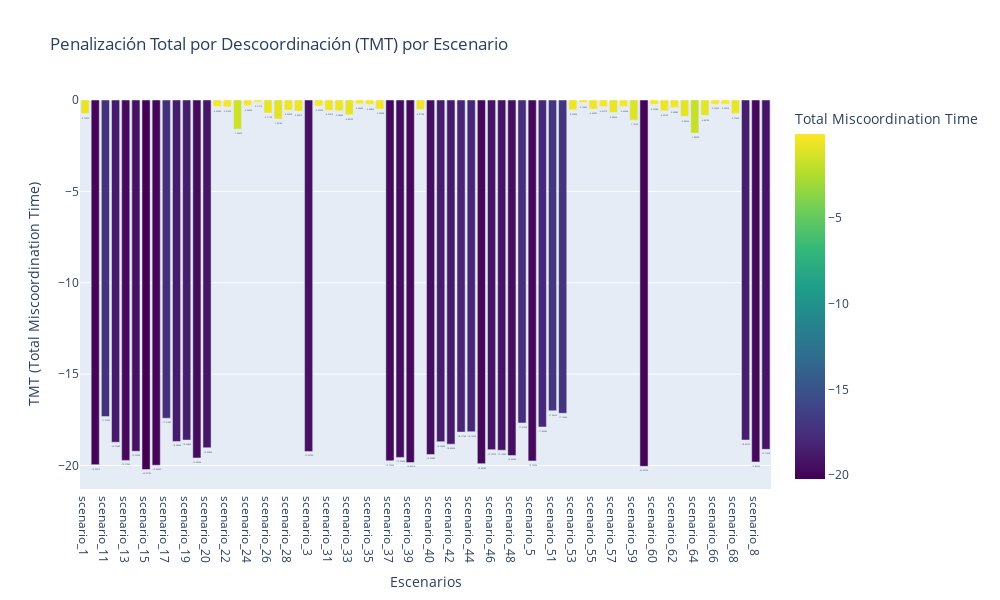
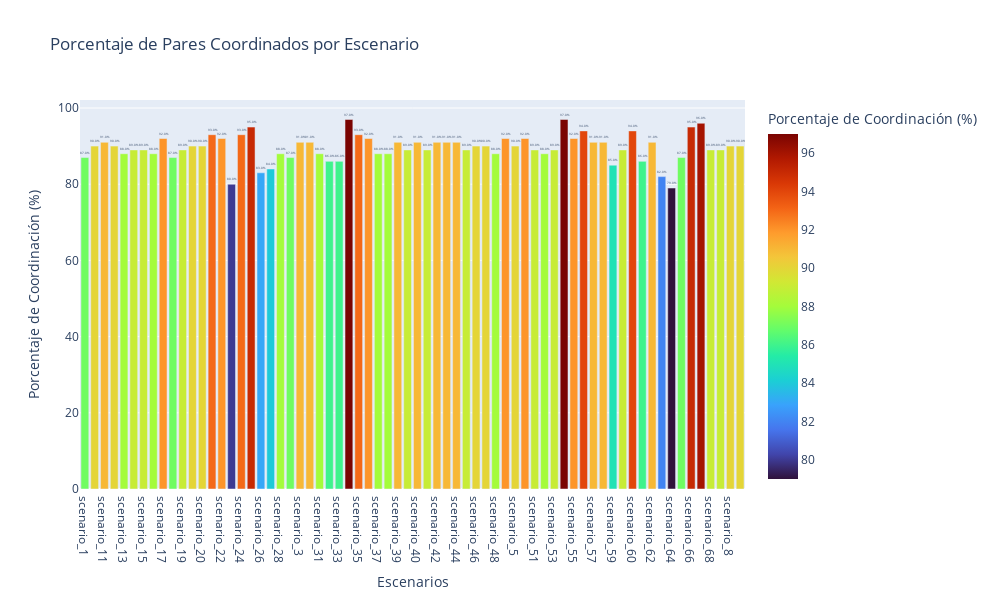

Notebook source saved alongside these figures, in order:
### Markdown cell above
# Analisys

### Code cell
import json
import os
import copy
import plotly.express as px
import plotly.graph_objects as go
import pandas as pd
import numpy as np

# --- Constantes ---
CTI = 0.2  # Intervalo de tiempo de coordinación típico (en segundos)

# --- Ruta del archivo ---
input_file = "/Users/gustavo/Documents/Projects/TESIS_UNAL/ADAPTIVE_ALGORITHM/data/processed/independent_relay_pairs_optimization.json"

def analyze_all_scenarios():
    try:
        # 1. Cargar el archivo JSON
        print(f"Cargando datos desde: {input_file}")
        with open(input_file, 'r') as f:
            relay_pairs_data = json.load(f)
        
        if not isinstance(relay_pairs_data, list):
            raise TypeError(f"Error: El archivo {input_file} no contiene una lista JSON.")
        
        # Diccionarios para almacenar datos por escenario
        scenario_results = {}  # Estructura: {scenario_id: {'tmt': valor, 'coordinated': cantidad, 'uncoordinated': cantidad}}
        
        # 2. Procesar cada par y agrupar por escenario
        print("Calculando TMT por escenario...")
        total_pairs_read = 0
        skipped_pairs_count = 0
        
        for pair_entry in relay_pairs_data:
            total_pairs_read += 1
            if not isinstance(pair_entry, dict):
                skipped_pairs_count += 1
                continue
            
            scenario_id = pair_entry.get("scenario_id")
            if not scenario_id:
                skipped_pairs_count += 1
                continue
                
            # Inicializar datos del escenario si es la primera vez
            if scenario_id not in scenario_results:
                scenario_results[scenario_id] = {
                    'tmt': 0, 
                    'coordinated': 0, 
                    'uncoordinated': 0,
                    'total_valid': 0
                }
            
            # Obtener información de los relés
            main_relay_info = pair_entry.get('main_relay')
            backup_relay_info = pair_entry.get('backup_relay')
            
            if not isinstance(main_relay_info, dict) or not isinstance(backup_relay_info, dict):
                skipped_pairs_count += 1
                continue
                
            # Obtener tiempos de operación
            main_time = main_relay_info.get('Time_out')
            backup_time = backup_relay_info.get('Time_out')
            
            # Validar que los tiempos son números
            if not isinstance(main_time, (int, float)) or not isinstance(backup_time, (int, float)):
                skipped_pairs_count += 1
                continue
                
            # Cálculos
            delta_t = backup_time - main_time - CTI
            mt = (delta_t - abs(delta_t)) / 2  # Penalización solo si delta_t es negativo
            
            # Actualizar resultados del escenario
            scenario_results[scenario_id]['tmt'] += mt
            scenario_results[scenario_id]['total_valid'] += 1
            
            if delta_t >= 0:
                scenario_results[scenario_id]['coordinated'] += 1
            else:
                scenario_results[scenario_id]['uncoordinated'] += 1
        
        # 3. Preparar datos para graficar
        data_for_chart = []
        for scenario, data in scenario_results.items():
            data_for_chart.append({
                'Escenario': scenario,
                'TMT': data['tmt'],
                'Pares Coordinados': data['coordinated'],
                'Pares Descoordinados': data['uncoordinated'],
                'Total Pares Válidos': data['total_valid'],
                'Porcentaje Coordinación': 100 * data['coordinated'] / data['total_valid'] if data['total_valid'] > 0 else 0
            })
        
        # Convertir a DataFrame y ordenar por nombre de escenario
        df = pd.DataFrame(data_for_chart)
        df = df.sort_values(by='Escenario')
        
        # 4. Crear gráfico de barras con Plotly
        fig = px.bar(
            df, 
            x='Escenario', 
            y='TMT',
            text='TMT',
            color='TMT',
            color_continuous_scale='Viridis',
            title='Penalización Total por Descoordinación (TMT) por Escenario',
            labels={'TMT': 'Total Miscoordination Time'},
            hover_data=['Pares Coordinados', 'Pares Descoordinados', 'Total Pares Válidos', 'Porcentaje Coordinación']
        )
        
        # Personalizar el gráfico
        fig.update_traces(
            texttemplate='%{text:.5f}',
            textposition='outside'
        )
        
        fig.update_layout(
            xaxis_title='Escenarios',
            yaxis_title='TMT (Total Miscoordination Time)',
            xaxis={'categoryorder': 'array', 'categoryarray': df['Escenario'].tolist()},
            font=dict(size=12),
            height=600,
            width=1000
        )
        
        # 5. Crear un segundo gráfico: porcentaje de coordinación
        fig2 = px.bar(
            df,
            x='Escenario',
            y='Porcentaje Coordinación',
            text='Porcentaje Coordinación',
            color='Porcentaje Coordinación',
            color_continuous_scale='Turbo',
            title='Porcentaje de Pares Coordinados por Escenario',
            labels={'Porcentaje Coordinación': 'Porcentaje de Coordinación (%)'},
            hover_data=['Pares Coordinados', 'Pares Descoordinados', 'Total Pares Válidos', 'TMT']
        )
        
        fig2.update_traces(
            texttemplate='%{text:.1f}%',
            textposition='outside'
        )
        
        fig2.update_layout(
            xaxis_title='Escenarios',
            yaxis_title='Porcentaje de Coordinación (%)',
            xaxis={'categoryorder': 'array', 'categoryarray': df['Escenario'].tolist()},
            font=dict(size=12),
            height=600,
            width=1000
        )
        
        # 5. Mostrar tabla de resultados
        print("\n--- Resultados por Escenario ---")
        print(f"{'Escenario':<15} {'Pares Válidos':<15} {'Coordinados':<15} {'Descoordinados':<15} {'% Coordin.':<15} {'TMT':<15}")
        print("-" * 90)
        
        for index, row in df.iterrows():
            print(f"{row['Escenario']:<15} {int(row['Total Pares Válidos']):<15} {int(row['Pares Coordinados']):<15} {int(row['Pares Descoordinados']):<15} {row['Porcentaje Coordinación']:.1f}%{' ':<10} {row['TMT']:.5f}")
        
        print(f"\nTotal de pares leídos: {total_pairs_read}")
        print(f"Pares omitidos (datos inválidos/faltantes): {skipped_pairs_count}")
        
        # Guardar los gráficos antes de mostrarlos
        output_dir = os.path.dirname(input_file)
        
        # Guardar el primer gráfico (TMT)
        output_file_tmt = os.path.join(output_dir, "tmt_by_scenario.html")
        fig.write_html(output_file_tmt)
        print(f"\nGráfico de TMT guardado en: {output_file_tmt}")
        
        # Guardar el segundo gráfico (% Coordinación)
        output_file_coord = os.path.join(output_dir, "coordination_percentage_by_scenario.html")
        fig2.write_html(output_file_coord)
        print(f"Gráfico de Porcentaje de Coordinación guardado en: {output_file_coord}")
        
        # Mostrar los gráficos
        fig.show()
        fig2.show()
        
    except FileNotFoundError:
        print(f"Error CRÍTICO: No se pudo encontrar el archivo de entrada: {input_file}")
    except TypeError as e:
        print(f"Error CRÍTICO: Problema con el tipo de datos esperado en el archivo JSON: {e}")
    except json.JSONDecodeError as e:
        print(f"Error CRÍTICO: El archivo de entrada JSON ({input_file}) está mal formado: {e}")
    except Exception as e:
        import traceback
        print(f"Error inesperado durante el procesamiento: {e}")
        print("--- Traceback ---")
        traceback.print_exc()
        print("-----------------")
        
if __name__ == "__main__":
    analyze_all_scenarios()

### Figure 1 — Plotly figure (JSON) as saved in the notebook; plotly's stock layout.template omitted (floating-point values rounded to 4 significant figures; data arrays with more than 128 entries replaced by an {"elided": "..."} marker saying what was removed)
{"data": [{"alignmentgroup": "True", "customdata": {"elided": "68x4 int values"}, "hovertemplate": "Escenario=%{x}<br>Total Miscoordination Time=%{marker.color}<br>Pares Coordinados=%{customdata[0]}<br>Pares Descoordinados=%{customdata[1]}<br>Total Pares Válidos=%{customdata[2]}<br>Porcentaje Coordinación=%{customdata[3]}<extra></extra>", "legendgroup": "", "marker": {"color": [-0.7393, -19.96, -17.32, -18.73, -19.72, -19.22, -20.22, -19.99, -17.41, -18.69, -18.61, -19.59, -19.03, -0.353, -0.3733, -1.595, -0.3039, -0.1171, -0.7119, -1.032, -0.5596, -0.6061, -19.24, -0.3229, -0.5641, -0.586, -0.8079, -0.2069, -0.2385, -0.4958, -19.74, -19.56, -19.84, -0.5175, -19.4, -18.7, -18.83, -18.17, -18.15, -19.9, -19.13, -19.16, -19.45, -17.67, -19.75, -17.89, -17.01, -17.15, -0.539, -0.1386, -0.4953, -0.3577, -0.6832, -0.3594, -1.101, -20.05, -0.2428, -0.5915, -0.4088, -0.8954, -1.809, -0.8416, -0.233, -0.2247, -0.7345, -18.61, -19.8, -19.12], "coloraxis": "coloraxis", "pattern": {"shape": ""}}, "name": "", "offsetgroup": "", "orientation": "v", "showlegend": false, "text": [-0.7393, -19.96, -17.32, -18.73, -19.72, -19.22, -20.22, -19.99, -17.41, -18.69, -18.61, -19.59, -19.03, -0.353, -0.3733, -1.595, -0.3039, -0.1171, -0.7119, -1.032, -0.5596, -0.6061, -19.24, -0.3229, -0.5641, -0.586, -0.8079, -0.2069, -0.2385, -0.4958, -19.74, -19.56, -19.84, -0.5175, -19.4, -18.7, -18.83, -18.17, -18.15, -19.9, -19.13, -19.16, -19.45, -17.67, -19.75, -17.89, -17.01, -17.15, -0.539, -0.1386, -0.4953, -0.3577, -0.6832, -0.3594, -1.101, -20.05, -0.2428, -0.5915, -0.4088, -0.8954, -1.809, -0.8416, -0.233, -0.2247, -0.7345, -18.61, -19.8, -19.12], "textposition": "outside", "texttemplate": "%{text:.5f}", "type": "bar", "x": ["scenario_1", "scenario_10", "scenario_11", "scenario_12", "scenario_13", "scenario_14", "scenario_15", "scenario_16", "scenario_17", "scenario_18", "scenario_19", "scenario_2", "scenario_20", "scenario_21", "scenario_22", "scenario_23", "scenario_24", "scenario_25", "scenario_26", "scenario_27", "scenario_28", "scenario_29", "scenario_3", "scenario_30", "scenario_31", "scenario_32", "scenario_33", "scenario_34", "scenario_35", "scenario_36", "scenario_37", "scenario_38", "scenario_39", "scenario_4", "scenario_40", "scenario_41", "scenario_42", "scenario_43", "scenario_44", "scenario_45", "scenario_46", "scenario_47", "scenario_48", "scenario_49", "scenario_5", "scenario_50", "scenario_51", "scenario_52", "scenario_53", "scenario_54", "scenario_55", "scenario_56", "scenario_57", "scenario_58", "scenario_59", "scenario_6", "scenario_60", "scenario_61", "scenario_62", "scenario_63", "scenario_64", "scenario_65", "scenario_66", "scenario_67", "scenario_68", "scenario_7", "scenario_8", "scenario_9"], "xaxis": "x", "y": [-0.7393, -19.96, -17.32, -18.73, -19.72, -19.22, -20.22, -19.99, -17.41, -18.69, -18.61, -19.59, -19.03, -0.353, -0.3733, -1.595, -0.3039, -0.1171, -0.7119, -1.032, -0.5596, -0.6061, -19.24, -0.3229, -0.5641, -0.586, -0.8079, -0.2069, -0.2385, -0.4958, -19.74, -19.56, -19.84, -0.5175, -19.4, -18.7, -18.83, -18.17, -18.15, -19.9, -19.13, -19.16, -19.45, -17.67, -19.75, -17.89, -17.01, -17.15, -0.539, -0.1386, -0.4953, -0.3577, -0.6832, -0.3594, -1.101, -20.05, -0.2428, -0.5915, -0.4088, -0.8954, -1.809, -0.8416, -0.233, -0.2247, -0.7345, -18.61, -19.8, -19.12], "yaxis": "y"}], "layout": {"barmode": "relative", "coloraxis": {"colorbar": {"title": {"text": "Total Miscoordination Time"}}, "colorscale": [[0, "#440154"], [0.1111, "#482878"], [0.2222, "#3e4989"], [0.3333, "#31688e"], [0.4444, "#26828e"], [0.5556, "#1f9e89"], [0.6667, "#35b779"], [0.7778, "#6ece58"], [0.8889, "#b5de2b"], [1, "#fde725"]]}, "font": {"size": 12}, "height": 600, "legend": {"tracegroupgap": 0}, "title": {"text": "Penalización Total por Descoordinación (TMT) por Escenario"}, "width": 1000, "xaxis": {"anchor": "y", "categoryarray": ["scenario_1", "scenario_10", "scenario_11", "scenario_12", "scenario_13", "scenario_14", "scenario_15", "scenario_16", "scenario_17", "scenario_18", "scenario_19", "scenario_2", "scenario_20", "scenario_21", "scenario_22", "scenario_23", "scenario_24", "scenario_25", "scenario_26", "scenario_27", "scenario_28", "scenario_29", "scenario_3", "scenario_30", "scenario_31", "scenario_32", "scenario_33", "scenario_34", "scenario_35", "scenario_36", "scenario_37", "scenario_38", "scenario_39", "scenario_4", "scenario_40", "scenario_41", "scenario_42", "scenario_43", "scenario_44", "scenario_45", "scenario_46", "scenario_47", "scenario_48", "scenario_49", "scenario_5", "scenario_50", "scenario_51", "scenario_52", "scenario_53", "scenario_54", "scenario_55", "scenario_56", "scenario_57", "scenario_58", "scenario_59", "scenario_6", "scenario_60", "scenario_61", "scenario_62", "scenario_63", "scenario_64", "scenario_65", "scenario_66", "scenario_67", "scenario_68", "scenario_7", "scenario_8", "scenario_9"], "categoryorder": "array", "domain": [0, 1], "title": {"text": "Escenarios"}}, "yaxis": {"anchor": "x", "domain": [0, 1], "title": {"text": "TMT (Total Miscoordination Time)"}}}}

### Figure 2 — Plotly figure (JSON) as saved in the notebook; plotly's stock layout.template omitted (floating-point values rounded to 4 significant figures; data arrays with more than 128 entries replaced by an {"elided": "..."} marker saying what was removed)
{"data": [{"alignmentgroup": "True", "customdata": {"elided": "68x4 float values"}, "hovertemplate": "Escenario=%{x}<br>Porcentaje de Coordinación (%)=%{marker.color}<br>Pares Coordinados=%{customdata[0]}<br>Pares Descoordinados=%{customdata[1]}<br>Total Pares Válidos=%{customdata[2]}<br>TMT=%{customdata[3]}<extra></extra>", "legendgroup": "", "marker": {"color": [87, 90, 91, 90, 88, 89, 89, 88, 92, 87, 89, 90, 90, 93, 92, 80, 93, 95, 83, 84, 88, 87, 91, 91, 88, 86, 86, 97, 93, 92, 88, 88, 91, 89, 91, 89, 91, 91, 91, 89, 90, 90, 88, 92, 90, 92, 89, 88, 89, 97, 92, 94, 91, 91, 85, 89, 94, 86, 91, 82, 79, 87, 95, 96, 89, 89, 90, 90], "coloraxis": "coloraxis", "pattern": {"shape": ""}}, "name": "", "offsetgroup": "", "orientation": "v", "showlegend": false, "text": [87, 90, 91, 90, 88, 89, 89, 88, 92, 87, 89, 90, 90, 93, 92, 80, 93, 95, 83, 84, 88, 87, 91, 91, 88, 86, 86, 97, 93, 92, 88, 88, 91, 89, 91, 89, 91, 91, 91, 89, 90, 90, 88, 92, 90, 92, 89, 88, 89, 97, 92, 94, 91, 91, 85, 89, 94, 86, 91, 82, 79, 87, 95, 96, 89, 89, 90, 90], "textposition": "outside", "texttemplate": "%{text:.1f}%", "type": "bar", "x": ["scenario_1", "scenario_10", "scenario_11", "scenario_12", "scenario_13", "scenario_14", "scenario_15", "scenario_16", "scenario_17", "scenario_18", "scenario_19", "scenario_2", "scenario_20", "scenario_21", "scenario_22", "scenario_23", "scenario_24", "scenario_25", "scenario_26", "scenario_27", "scenario_28", "scenario_29", "scenario_3", "scenario_30", "scenario_31", "scenario_32", "scenario_33", "scenario_34", "scenario_35", "scenario_36", "scenario_37", "scenario_38", "scenario_39", "scenario_4", "scenario_40", "scenario_41", "scenario_42", "scenario_43", "scenario_44", "scenario_45", "scenario_46", "scenario_47", "scenario_48", "scenario_49", "scenario_5", "scenario_50", "scenario_51", "scenario_52", "scenario_53", "scenario_54", "scenario_55", "scenario_56", "scenario_57", "scenario_58", "scenario_59", "scenario_6", "scenario_60", "scenario_61", "scenario_62", "scenario_63", "scenario_64", "scenario_65", "scenario_66", "scenario_67", "scenario_68", "scenario_7", "scenario_8", "scenario_9"], "xaxis": "x", "y": [87, 90, 91, 90, 88, 89, 89, 88, 92, 87, 89, 90, 90, 93, 92, 80, 93, 95, 83, 84, 88, 87, 91, 91, 88, 86, 86, 97, 93, 92, 88, 88, 91, 89, 91, 89, 91, 91, 91, 89, 90, 90, 88, 92, 90, 92, 89, 88, 89, 97, 92, 94, 91, 91, 85, 89, 94, 86, 91, 82, 79, 87, 95, 96, 89, 89, 90, 90], "yaxis": "y"}], "layout": {"barmode": "relative", "coloraxis": {"colorbar": {"title": {"text": "Porcentaje de Coordinación (%)"}}, "colorscale": [[0, "#30123b"], [0.07143, "#4145ab"], [0.1429, "#4675ed"], [0.2143, "#39a2fc"], [0.2857, "#1bcfd4"], [0.3571, "#24eca6"], [0.4286, "#61fc6c"], [0.5, "#a4fc3b"], [0.5714, "#d1e834"], [0.6429, "#f3c63a"], [0.7143, "#fe9b2d"], [0.7857, "#f36315"], [0.8571, "#d93806"], [0.9286, "#b11901"], [1, "#7a0402"]]}, "font": {"size": 12}, "height": 600, "legend": {"tracegroupgap": 0}, "title": {"text": "Porcentaje de Pares Coordinados por Escenario"}, "width": 1000, "xaxis": {"anchor": "y", "categoryarray": ["scenario_1", "scenario_10", "scenario_11", "scenario_12", "scenario_13", "scenario_14", "scenario_15", "scenario_16", "scenario_17", "scenario_18", "scenario_19", "scenario_2", "scenario_20", "scenario_21", "scenario_22", "scenario_23", "scenario_24", "scenario_25", "scenario_26", "scenario_27", "scenario_28", "scenario_29", "scenario_3", "scenario_30", "scenario_31", "scenario_32", "scenario_33", "scenario_34", "scenario_35", "scenario_36", "scenario_37", "scenario_38", "scenario_39", "scenario_4", "scenario_40", "scenario_41", "scenario_42", "scenario_43", "scenario_44", "scenario_45", "scenario_46", "scenario_47", "scenario_48", "scenario_49", "scenario_5", "scenario_50", "scenario_51", "scenario_52", "scenario_53", "scenario_54", "scenario_55", "scenario_56", "scenario_57", "scenario_58", "scenario_59", "scenario_6", "scenario_60", "scenario_61", "scenario_62", "scenario_63", "scenario_64", "scenario_65", "scenario_66", "scenario_67", "scenario_68", "scenario_7", "scenario_8", "scenario_9"], "categoryorder": "array", "domain": [0, 1], "title": {"text": "Escenarios"}}, "yaxis": {"anchor": "x", "domain": [0, 1], "title": {"text": "Porcentaje de Coordinación (%)"}}}}
